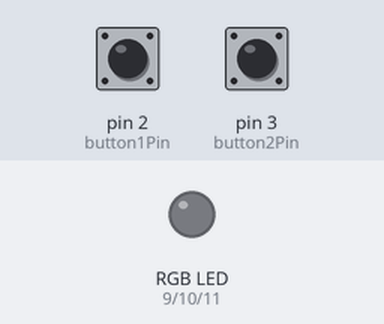
The sketch below on a simulated Arduino Uno, built with avr-gcc and run on an emulated ATmega328P. Parts: an RGB LED mixed from three pins (HIGH = lit). The inputs (shaded band) are chosen by the test bench; at power-on: pin 2 (button1Pin) HIGH, pin 3 (button2Pin) HIGH.

Above: at 1.2 s.
1.3 s: pin 2 (button1Pin) pulled LOW for 0.15 s
At 2.1 s:
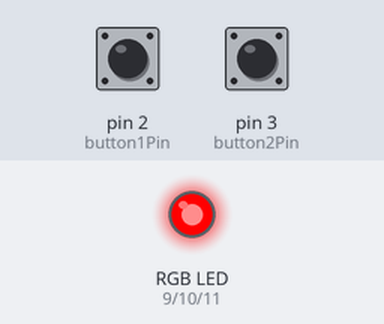
4.4 s: pin 3 (button2Pin) pulled LOW for 1 s
At 6.4 s:
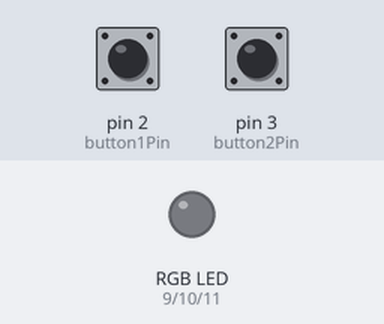
6.9 s: pin 2 (button1Pin) pulled LOW for 1 s
At 8.4 s:
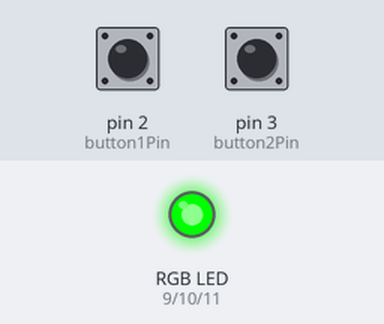
10.9 s: pin 3 (button2Pin) pulled LOW for 0.15 s
At 11.9 s:
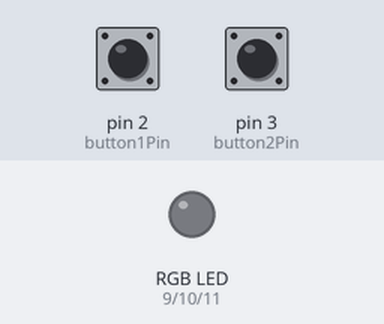
Timing chart, 0 to 13.5 s (numbered marks = the images above; inputs shaded):
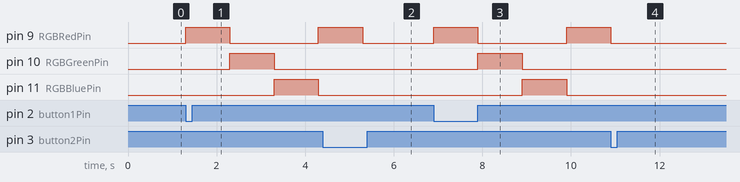

The sketch:

lab6.ino
```cpp
// (licence header left out)
int redLedPin  = 12 ;  //The red LED is connected pin 12 of the Arduino.
int blueLedPin = 13 ;  //The blue LED is connected pin 13 of the Arduino.
int button1Pin = 2;    //The SW1 button is connect to pin 2 of the Arduino.
int button2Pin = 3;    //The SW2 button is connect to pin 3 of the Arduino.
int RGBRedPin = 9;    //The red RGB LED is connected pin 9 of the Arduino.
int RGBGreenPin = 10; //The green RGB LED is connected pin 10 of the Arduino.
int RGBBluePin = 11;  //The blue RGB LED is connected pin 11 of the Arduino.

int flag = 0;


void setup() { //The Setup function runs once.
  //Serial.println("in setup");
  //pinMode(redLedPin, OUTPUT);  //Setup red LED pin as an output pin.
  //pinMode(blueLedPin, OUTPUT);  //Setup blue LED pin as an output pin.
  pinMode(button1Pin, INPUT);  //Setup button1 pin as an input pin.
  pinMode(button2Pin, INPUT);  //Setup button2 pin as an input pin.

  pinMode(RGBRedPin, OUTPUT);    //Setup red RGB LED pin as an output pin.
  pinMode(RGBGreenPin, OUTPUT);  //Setup green RGB LED pin as an output pin.
  pinMode(RGBBluePin, OUTPUT);   //Setup blue RGB LED pin as an output pin.
}

void loop() { //The loop function runs forever.
  //Serial.println("in loop");
  if (digitalRead(button1Pin) == LOW) { //Check to see if button1 is pressed.
    Serial.println("pin 1 pressed");

    flag = 1;

    while (flag != 0) {

      digitalWrite(RGBRedPin, HIGH);//Turn on the blue LED.
      delay(1000);
      digitalWrite(RGBRedPin, LOW);//Turn on the blue LED.
      if (flag != 0 && digitalRead(button2Pin) == LOW)
      {
        Serial.println("inside if");
        flag = 0;
        break;
      }
      digitalWrite(RGBGreenPin, HIGH); // Turn on the Green LED.
      delay(1000);
      digitalWrite(RGBGreenPin, LOW); // Turn on the Green LED.
      if (flag != 0 && digitalRead(button2Pin) == LOW)
      {
        Serial.println("inside if");
        flag = 0;
        break;
      }
      digitalWrite(RGBBluePin, HIGH); // Turn on the Blue LED.
      delay(1000);
      digitalWrite(RGBBluePin, LOW); // Turn on the Blue LED.
      if (flag != 0 && digitalRead(button2Pin) == LOW)
      {
        Serial.println("inside if");
        flag = 0;
        break;
      }
    }
  }
}
```

Measured:
- after the input at 1.3 s, pin 9 (RGBRedPin): LOW → HIGH at once, → LOW 1.0 s later, → HIGH 2.0 s later; pin 10 (RGBGreenPin): LOW → HIGH after 1.0 s, → LOW 1.0 s later; pin 11 (RGBBluePin): LOW → HIGH after 2.0 s, → LOW 1.0 s later
- after the input at 4.4 s, pin 10 (RGBGreenPin): stays LOW (without the input it goes to HIGH after 0.90 s); pin 11 (RGBBluePin): stays LOW (without the input it goes to HIGH after 1.9 s)
- after the input at 6.9 s, pin 9 (RGBRedPin): LOW → HIGH at once, → LOW 1.0 s later, → HIGH 2.0 s later; pin 10 (RGBGreenPin): LOW → HIGH after 1.0 s, → LOW 1.0 s later; pin 11 (RGBBluePin): LOW → HIGH after 2.0 s, → LOW 1.0 s later
- after the input at 10.9 s, pin 9 (RGBRedPin): goes on until 10.9 s, then stays LOW; pin 10 (RGBGreenPin): stays LOW (without the input it goes to HIGH after 0.00 s); pin 11 (RGBBluePin): stays LOW (without the input it goes to HIGH after 1.0 s)
